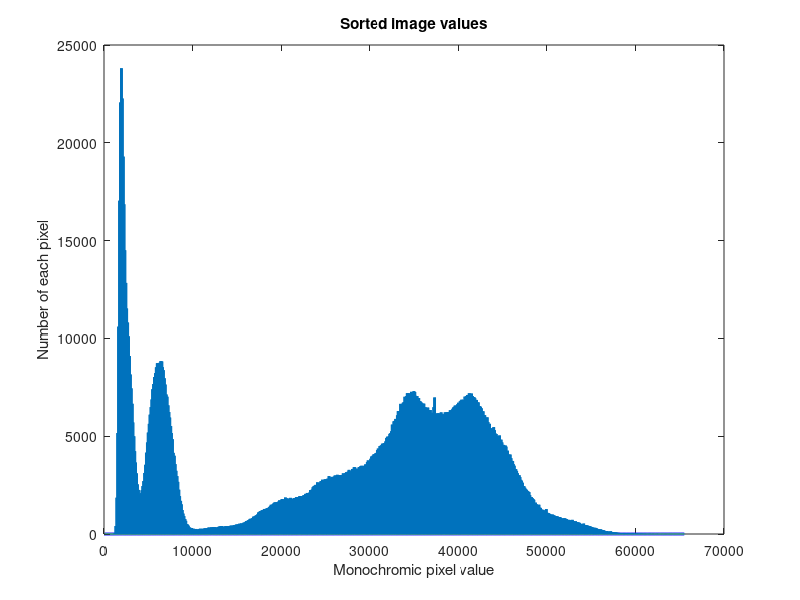

The MATLAB source for this figure: (Note: this script raises an error after producing the figure.)
%% Plot pixel values

% Note that the image contain integer values
% load('manan_2.mat')
% image = manan_2;
load('lina_1.mat')
image = lina_1;
%%
nbr_pixels = size(image,1)*size(image,2);
image_vector = reshape(image,[1 nbr_pixels]);
sorted_image_vector = sort(image_vector);
%%
min_pixel = sorted_image_vector(1);
max_pixel = sorted_image_vector(size(image_vector,2));
%%
pixel = 0;
j = 1;
nbr_of_value = 0;
while j < nbr_pixels
    nbr_of_value(pixel + 1) = 0;
    while j < nbr_pixels && sorted_image_vector(j) == pixel
        nbr_of_value(pixel + 1) = nbr_of_value(pixel + 1) + 1;
        j = j+1;
    end
    pixel = pixel + 1;
end

%%
last_val = size(nbr_of_value,2) - 1;
figure(1)
plot(0:1:last_val, nbr_of_value,'LineWidth', 2)
title('Sorted image values')
xlabel('Monochromic pixel value')
ylabel('Number of each pixel')
%% Plot the raw image
imtool(image)

%% If problem with camera, type imaqreset

%% Anna test
